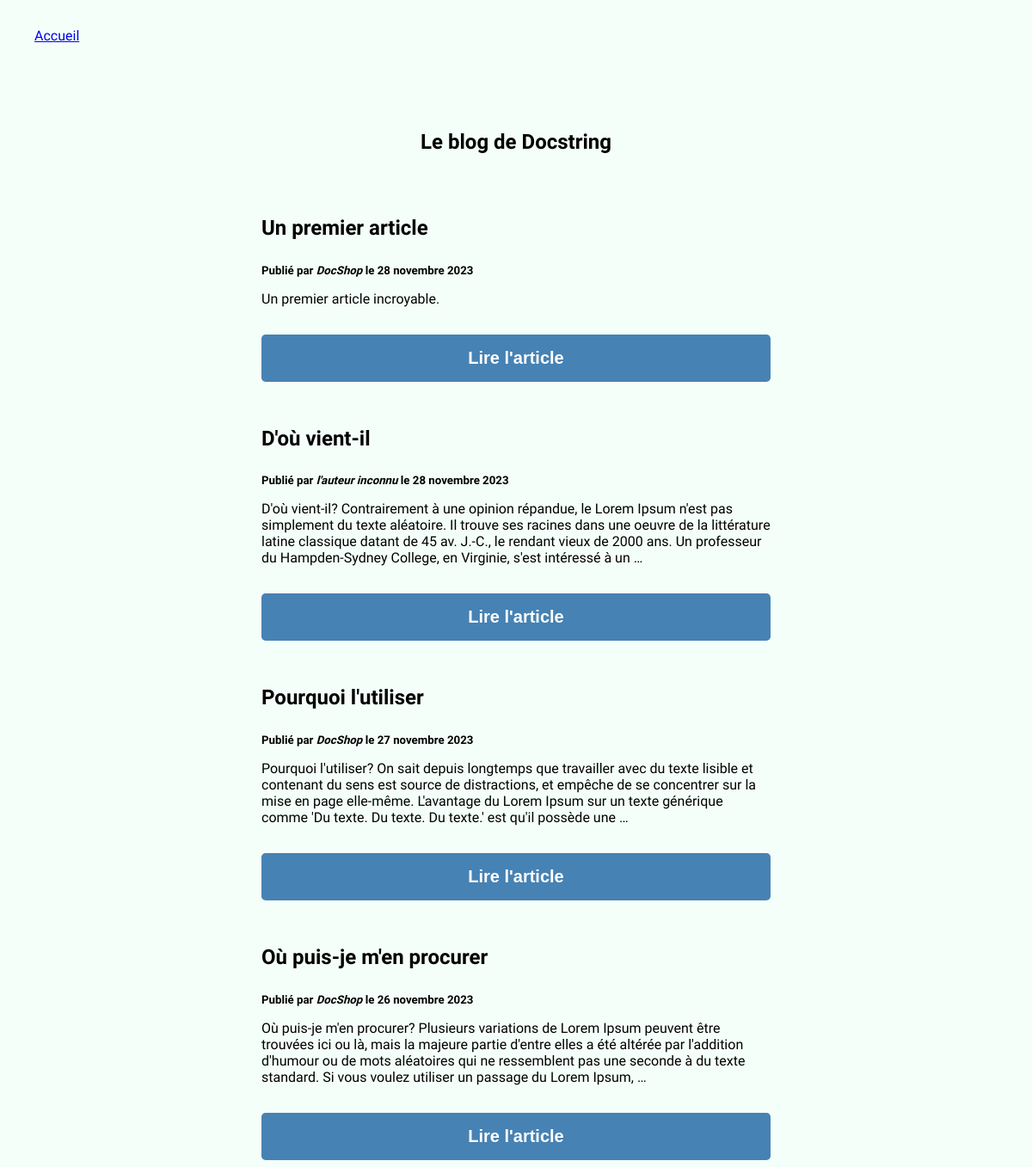
Page /blog/ on the earlier database version.
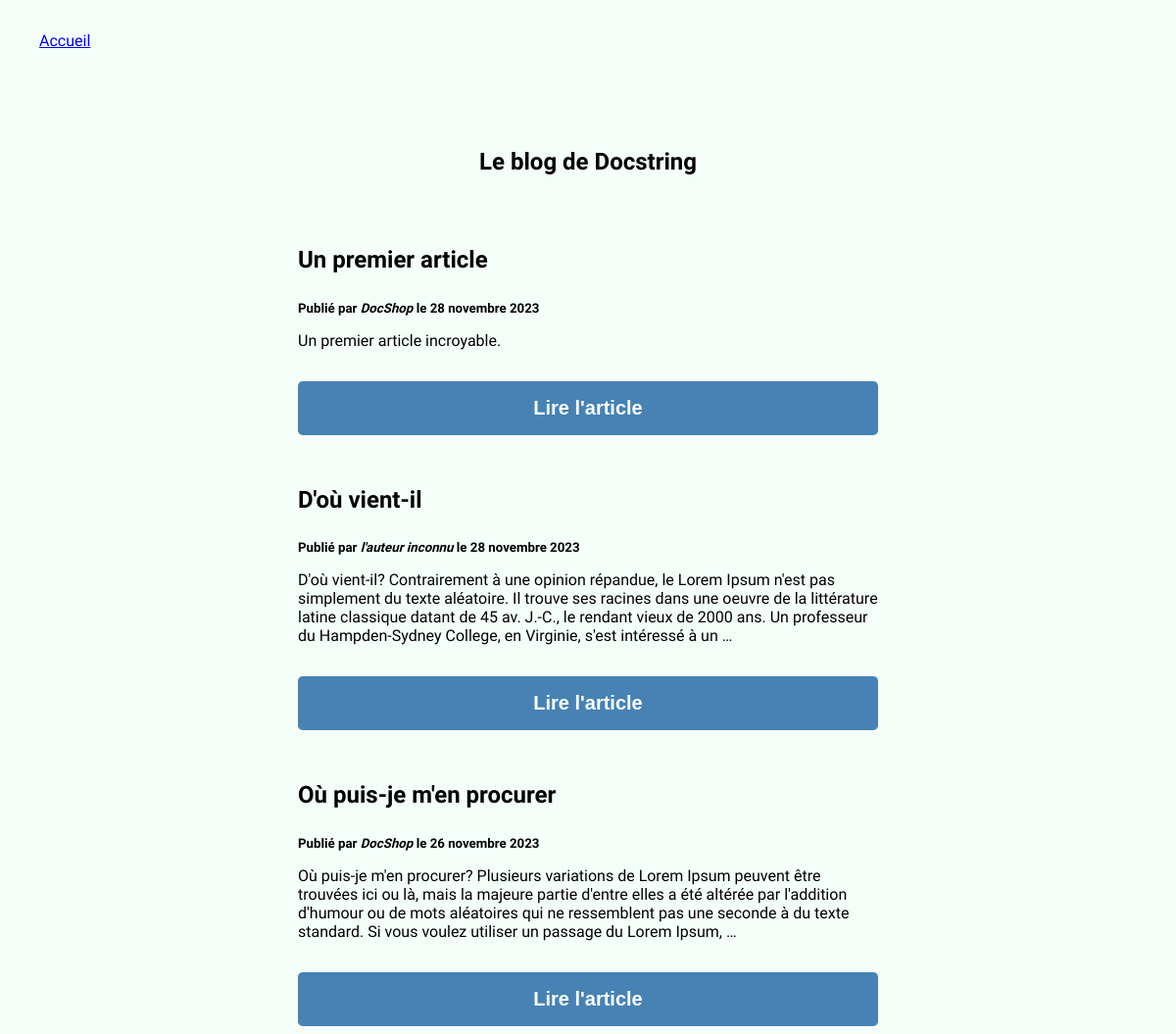
Same page on the later database version.
### posts/models.py (models this page shows, shortened)
class BlogPost(models.Model):
    title = models.CharField(max_length=255, unique=True, verbose_name="Titre")
    slug = models.SlugField(max_length=255, unique=True, blank=True)
    author = models.ForeignKey(User, on_delete=models.SET_NULL, null=True, blank=True)
    last_updated = models.DateTimeField(auto_now=True)
    created_on = models.DateField(blank=True, null=True)
    published = models.BooleanField(default=False, verbose_name="Publié")
    content = models.TextField(blank=True, verbose_name="Contenu")
    thumbnail = models.ImageField(blank=True, upload_to='blog')
    class Meta:
        ordering = ['-created_on']
        verbose_name = "Article"
    @property
    def author_or_default(self):
            return self.author.username if self.author else "l'auteur inconnu"

### posts/views.py (the view)
# urls.py: path('', BlogHome.as_view(), name='home'),
class BlogHome(ListView):
    model = BlogPost
    context_object_name = "posts"
    def get_queryset(self):
        queryset = super().get_queryset()
        if self.request.user.is_authenticated:
            return queryset
        return queryset.filter(published=True)

### posts/templates/posts/blogpost_list.html (shortened to what this page needs)
{% extends 'base.html' %}
{% block content %}
    <h1>Le blog de Docstring</h1>
    {% for post in posts %}
        <article>
        <div class="post-title">
            <h2>{{ post.title }}</h2>
        </div>
            <h5 class="post-author">Publié par <i>{{ post.author_or_default }}</i> le {{ post.created_on|date:'j F Y' }}</h5>
            <p class="post-excerpt">{{ post.content|safe|truncatewords:50 }}</p>
            <form action="{% url 'posts:post' slug=post.slug %}">
                <button class="btn btn-submit"> Lire l'article</button>
            </form>
        </article>
    {% endfor %}
{% endblock %}

Differences in the rows shown:
removed BlogPost: title "Pourquoi l'utiliser", author_or_default "DocShop", created_on "27 novembre 2023", content "Pourquoi l'utiliser? On sait depuis longtemps que travailler avec du texte lisible et contenant du sens est source de distractions, et empêche de se concentrer sur la mise en page elle-même. L'avantage du Lorem Ipsum sur un texte générique comme 'Du texte. Du texte. Du texte.' est qu'il possède une …"
